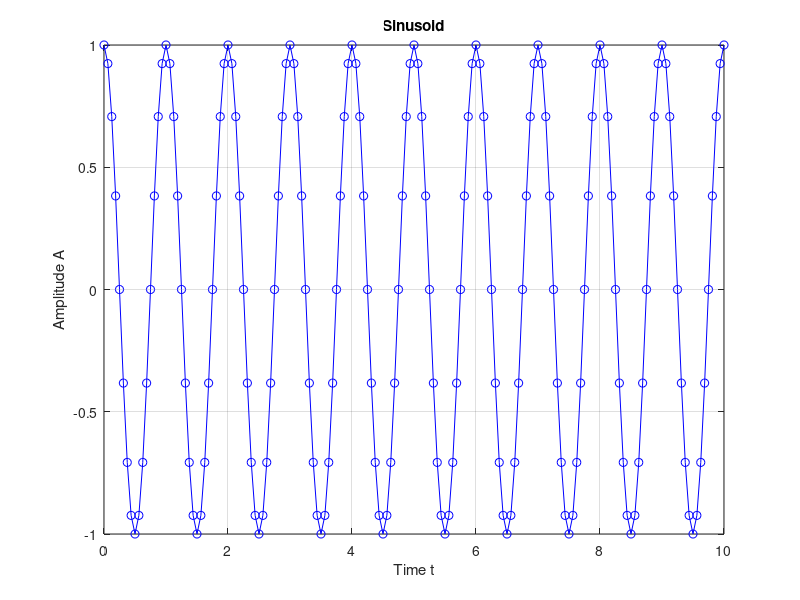

This chart was generated by the following MATLAB code:
% Lab 01
% Exercise 3
% Part a
% By Lazaros Konstantinos-Panagiotis
% Serial number: 01639

clear all;

fs = 16;
Ts = 1/fs;
tmin = 0;
tmax = 10;
t = tmin:Ts:tmax;

f = 1;
A = 1;
phi = 0;

x = A * cos(2 * pi * f * t + phi);

figure;
plot(t,x,'bo-');
xlabel('Time t');
ylabel('Amplitude A');
title('Sinusoid');
grid on;

% Question a
% Observations:
% If the sampling frequency is lower smaller than 2 then the output we get is completely different from the cosine function.
% By changing the amplitude we can make the graph taller or shorter.
% By changing the phase of the sinusoid function we can cause horizontal shift for the sinusoid function.